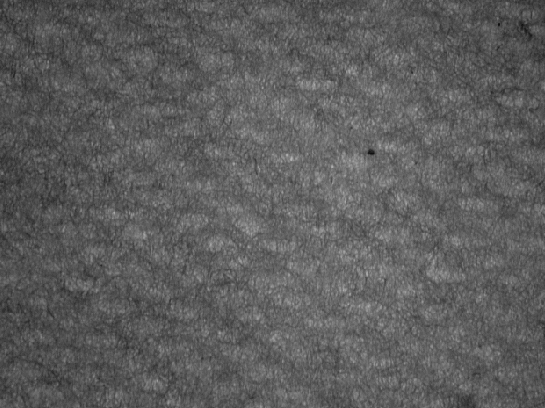
%> input picture 0.2 HW2/Proj2.tif, 545 x 408 px
$ octave Soares_da_Silva_hw2_v3.m   (GNU Octave 9; MATLAB toolbox functions it lacks are replaced by stand-ins)
%> lines starting %> are read from the running program, lines starting %| are printed output that depends on the picture
close all; clc, clear
%% original
I = imread('Proj2.tif');
%> I is the input picture: size 408x545 uint8; min 16, max 181, mean 93
figure
subplot(241);
imagesc(I);
title('original img');
axis vis3d
%% fft
I_fft = fft2(I);
I_fft_shft = fftshift(I_fft);
lg_abs_I_fft = log(1+abs(I_fft_shft));
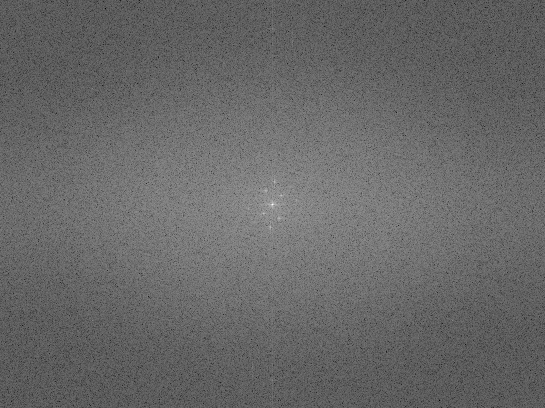
%> lg_abs_I_fft: size 408x545 double; min 1.49, max 16.85, mean 7.75; drawn with min black and max white
mean_fft_lgbs = mean(lg_abs_I_fft(:));
%> mean_fft_lgbs = 7.75
std_fft_lgbs = std(lg_abs_I_fft(:));
%> std_fft_lgbs = 0.965

threshold = mean_fft_lgbs + 2*std_fft_lgbs;
%> threshold = 9.68
background_i_lo = find(lg_abs_I_fft  <= threshold );
%> background_i_lo = 217525 values from 1 to 222360
object_i_lo = find(lg_abs_I_fft  > threshold );
%> object_i_lo = 4835 values from 39355 to 183007
%lg_abs_I_fft(background_i_lo ) = 0;

m = 205;
n = 273;
c_va = lg_abs_I_fft(m,n);
%> c_va = 16.85

subplot(242);
imagesc(lg_abs_I_fft);
title('fft log-abs');
axis vis3d

%%manipulating fft2
I_fft_shft2 = I_fft_shft;
indeces_bkgrd = find( ~(I_fft_shft2 > (max(max(I_fft_shft2))-162)));
%> indeces_bkgrd = 222359 values from 1 to 222360
%I_fft_shft2(indeces_bkgrd) = I_fft_shft2(indeces_bkgrd)*.8;
% I_fft_shft2  = double(correct_negatives(exp_map(1,.25, I_fft_shft2)));
lg_abs_I_fft_2 = log(1+abs(I_fft_shft2));
lg_abs_I_fft_2 = lg_abs_I_fft_2+lg_abs_I_fft_2.^2+lg_abs_I_fft_2.^3;
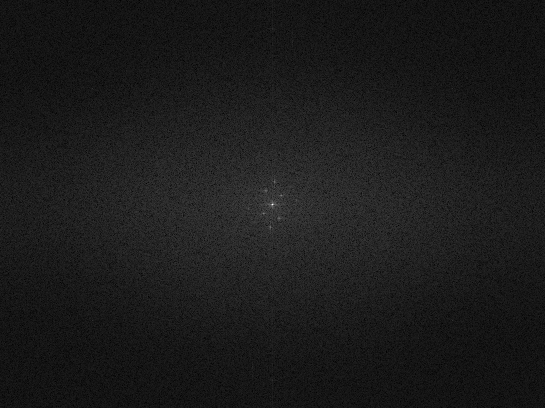
%> lg_abs_I_fft_2: size 408x545 double; min 6.99, max 5080.6, mean 556.1; drawn with min black and max white
background_i_lo2 = find(I_fft_shft2  <= threshold );
%> background_i_lo2 = [42849; 179513]
object_i_lo2 = find(I_fft_shft2  > threshold );
%> object_i_lo2 = 222358 values from 1 to 222360
% [8 lines of commented-out code are left out]
subplot(243);
imagesc(lg_abs_I_fft_2);
title('fft log-abs - raised to power');
axis vis3d
%% ifft
c_val = I_fft_shft(205,273);
%> c_val = 20689867


% [8 lines of commented-out code are left out]


I_fft_shft(background_i_lo) = 0;
I_ifft = abs(ifft2(fftshift(I_fft_shft)));
%I_ifft_8bit = I_ifft;

subplot(244);
imagesc(I_ifft);
title('ifft final img');
axis vis3d
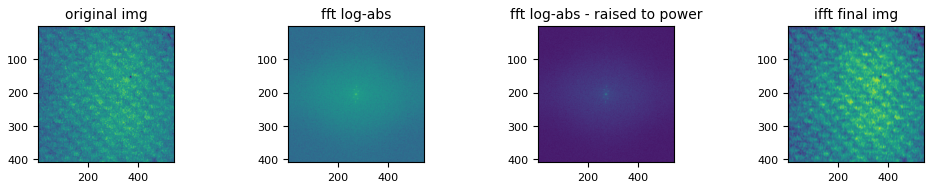
%> figure redrawn from the program's plot data, 4 panels


subplot(245);
%> (the run ends here)
